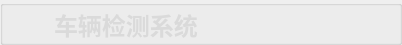
        <widget class="QGroupBox" name="groupBox">
         <property name="minimumSize">
          <size>
           <width>0</width>
           <height>45</height>
          </size>
         </property>
         <property name="maximumSize">
          <size>
           <width>16777215</width>
           <height>45</height>
          </size>
         </property>
         <property name="styleSheet">
          <string notr="true">#groupBox{
background-color: rgba(75, 75, 75, 200);
border: 0px solid #42adff;
border-left: 0px solid rgba(29, 83, 185, 255);
border-right: 0px solid rgba(29, 83, 185, 255);
border-bottom: 1px solid rgba(200, 200, 200,100);
;
border-radius:0px;}</string>
         </property>
         <property name="title">
          <string/>
         </property>
         <layout class="QHBoxLayout" name="horizontalLayout">
          <property name="spacing">
           <number>0</number>
          </property>
          <property name="topMargin">
           <number>0</number>
          </property>
          <property name="bottomMargin">
           <number>0</number>
          </property>
          <item>
           <widget class="QLabel" name="label_7">
            <property name="minimumSize">
             <size>
              <width>40</width>
              <height>40</height>
             </size>
            </property>
            <property name="maximumSize">
             <size>
              <width>40</width>
              <height>40</height>
             </size>
            </property>
            <property name="styleSheet">
             <string notr="true">image: url(:/img/icon/SYSU.jpg);</string>
            </property>
            <property name="text">
             <string/>
            </property>
           </widget>
          </item>
          <item>
           <widget class="QLabel" name="label_4">
            <property name="styleSheet">
             <string notr="true">QLabel
{
	font-size: 24px;
	font-family: &quot;Microsoft YaHei&quot;;
	font-weight: bold;
 		border-radius:9px;
		background:rgba(66, 195, 255, 0);
color: rgb(218, 218, 218);
}
</string>
            </property>
            <property name="text">
             <string>车辆检测系统</string>
            </property>
           </widget>
          </item>
          <item>
           <spacer name="horizontalSpacer">
            <property name="orientation">
             <enum>Qt::Horizontal</enum>
            </property>
            <property name="sizeHint" stdset="0">
             <size>
              <width>40</width>
              <height>20</height>
             </size>
            </property>
           </spacer>
          </item>
          <item>
           <layout class="QHBoxLayout" name="horizontalLayout_5">
            <property name="spacing">
             <number>0</number>
            </property>
            <item>
             <widget class="QPushButton" name="minButton">
              <property name="minimumSize">
               <size>
                <width>50</width>
                <height>28</height>
               </size>
              </property>
              <property name="maximumSize">
               <size>
                <width>50</width>
                <height>28</height>
               </size>
              </property>
              <property name="styleSheet">
               <string notr="true">QPushButton {
border-style: solid;
border-width: 0px;
border-radius: 0px;
background-color: rgba(223, 223, 223, 0);}
QPushButton::focus{outline: none;}
QPushButton::hover {
border-style: solid;
border-width: 0px;
border-radius: 0px;
background-color: rgba(223, 223, 223, 150);}</string>
              </property>
              <property name="text">
               <string/>
              </property>
              <property name="icon">
               <iconset resource="apprcc.qrc">
                <normaloff>:/img/icon/最小化.png</normaloff>:/img/icon/最小化.png</iconset>
              </property>
             </widget>
            </item>
            <item>
             <widget class="QPushButton" name="maxButton">
              <property name="minimumSize">
               <size>
                <width>50</width>
                <height>28</height>
               </size>
              </property>
              <property name="maximumSize">
               <size>
                <width>50</width>
                <height>28</height>
               </size>
              </property>
              <property name="styleSheet">
               <string notr="true">QPushButton {
border-style: solid;
border-width: 0px;
border-radius: 0px;
background-color: rgba(223, 223, 223, 0);}
QPushButton::focus{outline: none;}
QPushButton::hover {
border-style: solid;
border-width: 0px;
border-radius: 0px;
background-color: rgba(223, 223, 223, 150);}</string>
              </property>
              <property name="text">
               <string/>
              </property>
              <property name="icon">
               <iconset resource="apprcc.qrc">
                <normaloff>:/img/icon/正方形.png</normaloff>
                <activeon>:/img/icon/还原.png</activeon>
                <selectedon>:/img/icon/还原.png</selectedon>:/img/icon/正方形.png</iconset>
              </property>
              <property name="checkable">
               <bool>true</bool>
              </property>
             </widget>
            </item>
            <item>
             <widget class="QPushButton" name="closeButton">
              <property name="minimumSize">
               <size>
                <width>50</width>
                <height>28</height>
               </size>
              </property>
              <property name="maximumSize">
               <size>
                <width>50</width>
                <height>28</height>
               </size>
              </property>
              <property name="styleSheet">
               <string notr="true">QPushButton {
border-style: solid;
border-width: 0px;
border-radius: 0px;
background-color: rgba(223, 223, 223, 0);}
QPushButton::focus{outline: none;}
QPushButton::hover {
border-style: solid;
border-width: 0px;
border-radius: 0px;
background-color: rgba(223, 223, 223, 150);}</string>
              </property>
              <property name="text">
               <string/>
              </property>
              <property name="icon">
               <iconset resource="apprcc.qrc">
                <normaloff>:/img/icon/关闭.png</normaloff>:/img/icon/关闭.png</iconset>
              </property>
             </widget>
            </item>
           </layout>
          </item>
         </layout>
        </widget>
